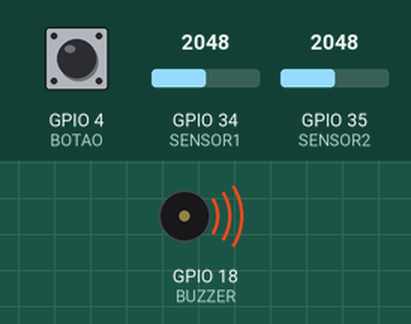
Recording of a sketch running on a simulated ESP32. Parts: buzzer (waves = sounding, pin HIGH). The inputs (shaded band) are chosen by the test bench; at power-on: GPIO 4 (BOTAO) HIGH, GPIO 34 (SENSOR1) = 2048, GPIO 35 (SENSOR2) = 2048. What the sketch prints to the serial monitor is not drawn.

Above: at 1.3 s.
1.4 s: GPIO 4 (BOTAO) pulled LOW for 0.6 s
At 2.3 s:
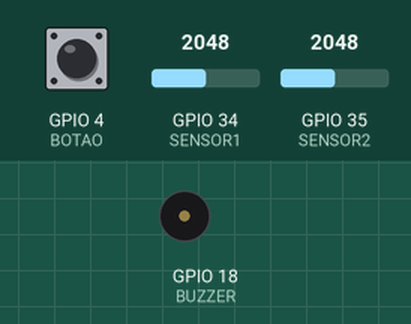
Timing chart, 0 to 4.4 s (numbered marks = the images above; inputs shaded):
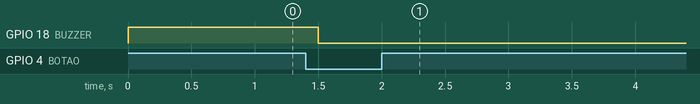

The sketch:

C_digo.ino
```cpp
// =============================
// PROJETO 6 – ESP32
// Dois sensores analógicos → média
// Buzzer dispara se média ultrapassar limite
// Botão com interrupção externa trava o sistema
// =============================

// ---- PINOS ----
#define SENSOR1 34
#define SENSOR2 35
#define BUZZER  18
#define BOTAO   4   // interrupção externa

// ---- VARIÁVEIS ----
volatile bool pararSistema = false;  // setado pela interrupção
int limite = 2000;   // valor limite da média (ajuste conforme sensor)

// ---- INTERRUPÇÃO ----
void IRAM_ATTR pararTudo() {
  pararSistema = true;
}

void setup() {
  Serial.begin(115200);

  pinMode(SENSOR1, INPUT);
  pinMode(SENSOR2, INPUT);

  pinMode(BUZZER, OUTPUT);
  digitalWrite(BUZZER, LOW);

  pinMode(BOTAO, INPUT_PULLUP);
  attachInterrupt(digitalPinToInterrupt(BOTAO), pararTudo, FALLING);

  Serial.println("PROJETO 6 iniciado...");
}

void loop() {

  // SE O BOTÃO FOI PRESSIONADO → TRAVA TUDO
  if (pararSistema) {
    digitalWrite(BUZZER, LOW);
    Serial.println("⚠ Sistema PARADO pelo botão! Reinicie o ESP.");
    while (true) {
      // travado para sempre até RESET
      delay(1000);
    }
  }

  // ---- LEITURA DOS SENSORES ----
  int leitura1 = analogRead(SENSOR1);
  int leitura2 = analogRead(SENSOR2);

  // ---- CÁLCULO DA MÉDIA ----
  int media = (leitura1 + leitura2) / 2;

  // ---- DEBUG ----
  Serial.print("Sensor1: "); Serial.print(leitura1);
  Serial.print(" | Sensor2: "); Serial.print(leitura2);
  Serial.print(" | Media: "); Serial.println(media);

  // ---- LÓGICA DO BUZZER ----
  if (media > limite) {
    digitalWrite(BUZZER, HIGH);
  } else {
    digitalWrite(BUZZER, LOW);
  }

  delay(500);
}
```

Measured:
- after the input at 1.4 s, GPIO 18 (BUZZER): HIGH → LOW after 0.10 s
